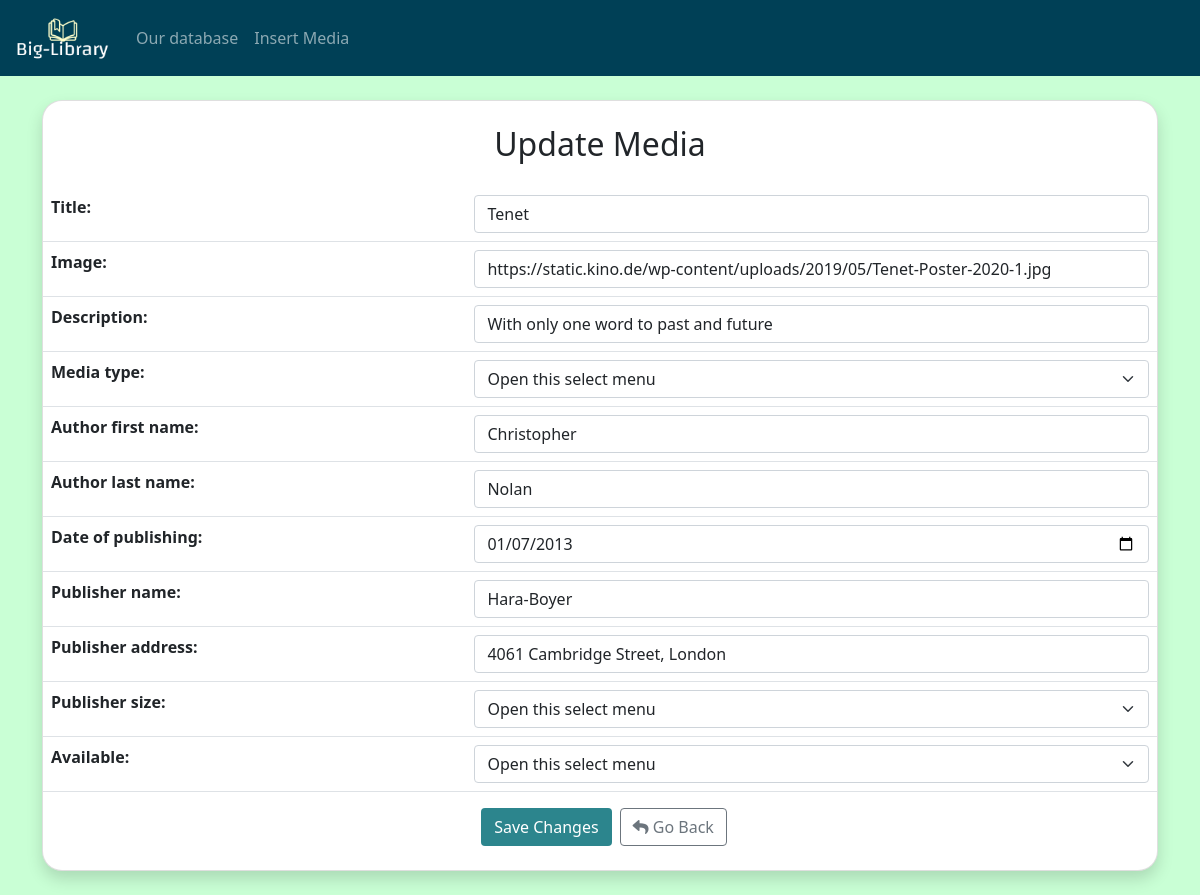
The page /update.php?ISBN_code=1635578 on the database its author committed.
### tables this page shows
CREATE TABLE `Media` (
  `ISBN_code` int(11) NOT NULL,
  `title` varchar(255) NOT NULL,
  `image` text NOT NULL,
  `short_description` varchar(255) NOT NULL,
  `media_type` varchar(255) NOT NULL,
  `author_first_name` varchar(255) NOT NULL,
  `author_last_name` varchar(255) NOT NULL,
  `publish_date` date NOT NULL,
  `publisher_name` varchar(255) NOT NULL,
  `publisher_address` varchar(255) NOT NULL,
  `publisher_size` varchar(255) NOT NULL,
  `availability` varchar(15) DEFAULT NULL
);

### update.php (the view, shortened to what this page needs)
<?php
require_once 'actions/db_connect.php';
if ($_GET['ISBN_code']) {
    $ISBN_code = $_GET['ISBN_code'];
    $sql = "SELECT * FROM Media WHERE ISBN_code = {$ISBN_code}";
    $result = $connect->query($sql);
    if ($result->num_rows == 1) {
        $data = $result->fetch_assoc();
        $title = $data['title'];
        $image = $data['image'];
        $short_description = $data['short_description'];
        $media_type = $data['media_type'];
        $author_first_name = $data['author_first_name'];
        $author_last_name = $data['author_last_name'];
        $publish_date = $data['publish_date'];
        $publisher_name = $data['publisher_name'];
        $publisher_address = $data['publisher_address'];
    } else {
        header("location: error.php");
    }
} else {
    header("location: error.php");
}
?>
<!DOCTYPE html>
<html>
    <head>
        <?php require_once 'components/boot.php'?>
    </head>
    <body>
       <?php require_once 'navbar.php'?>
       <div class="container">
           <div class="card shadow my-4">
           <fieldset>
           <legend class='h2 text-center my-4'>Update Media</legend>
           <form action="actions/a_update.php"  method= "post" enctype= "multipart/form-data">
               <table  class='table'>
                   <tr>
                       <th>Title: </th>
                        <td><input  class ='form-control' type="text"  name="title"  placeholder ="Title" value="<?php echo $title ?>"/></td>
                   </tr>
                   <tr>
                       <th>Image: </th >
                       <td><input class= 'form-control' type="text"  name= "image" placeholder ="URL-address" step="any" value="<?php echo $image ?>"/></td>
                   </tr>
                   <tr>
                       <th>Description: </th >
                       <td><input class= 'form-control' type="text"  name="short_description" placeholder ="Short description" value="<?php echo $short_description ?>"/></td>
                   </tr>
                   <tr>
                       <th>Media type: </th >
                            <td>
                                <select class="form-select" name="media_type" aria-label="Default select example" value="<?php echo $media_type ?>"/>>
                                    <option selected>Open this select menu</option>
                            </td>
                   </tr>
                   <tr>
                       <th>Author first name: </th >
                       <td><input class= 'form-control' type="text"  name="author_first_name" placeholder ="First name" value="<?php echo $author_first_name ?>"/></td>
                   </tr>
                   <tr>
                       <th>Author last name: </th >
                       <td><input class= 'form-control' type="text"  name="author_last_name" placeholder ="Last name" value="<?php echo $author_last_name ?>"/></td>
                   </tr>
                   <tr>
                       <th>Date of publishing: </th >
                       <td><input class= 'form-control' type="date"  name="publish_date" value="<?php echo $publish_date ?>"/></td>
                   </tr>
                   <tr>
                       <th>Publisher name: </th >
                       <td><input class= 'form-control' type="text"  name="publisher_name" placeholder ="Name" value="<?php echo $publisher_name ?>"/></td>
                   </tr>
                   <tr>
                       <th>Publisher address: </th >
                       <td><input class= 'form-control' type="text"  name="publisher_address" placeholder ="Address" value="<?php echo $publisher_address ?>"/></td>
                   </tr>
                   <tr>
                       <th>Publisher size: </th >
                       <td>
                            <select class="form-select" name="publisher_size" aria-label="Default select example">
                                    <option selected>Open this select menu</option>
                                </select>
                       </td>
                   </tr>
                   <tr>
                       <th>Available: </th >
                       <td>
                           <select class="form-select" name="availability" aria-label="Default select example">
                                    <option selected>Open this select menu</option>
                                </select>
                       </td>
                   </tr>
               </table>
               <div class="d-flex justify-content-center mb-4">
              <button class ='btn btn-save mx-2' type="submit">Save Changes</button>
                <a href="index.php" ><button class= 'btn btn-outline-secondary' type= "button"><i class="fas fa-reply"></i> Go Back</button></a>
                </div>
           </form>
       </fieldset>
       </div>
       </div>
    </body>
</html>

### components/boot.php (shortened to what this page needs)
<link href="https://cdn.jsdelivr.net/npm/bootstrap@5.0.0-beta1/dist/css/bootstrap.min.css" rel="stylesheet">

### navbar.php (shortened to what this page needs)
<head>
  <link rel="stylesheet" href="//use.fontawesome.com/releases/v5.0.7/css/all.css">
</head>
<nav class="navbar navbar-expand navbar-dark mb-3 sticky-top">
  <div class="container-fluid">
    <a class="navbar-brand" href="index.php">
      <img src="img/library.png" alt="" width="100" height="50">
    </a>
    <div class="collapse navbar-collapse" id="navbarNav">
      <ul class="navbar-nav">
        <li class="nav-item">
          <a class="nav-link" aria-current="page" href="index.php">Our database</a>
        </li>
        <li class="nav-item">
          <a class="nav-link" href="create.php">Insert Media</a>
        </li>
    </div>
  </div>
</nav>

### update.php (style rules this page uses)
body { background-color: #C9FFD5; }
.card { margin: 0 auto; border-radius: 20px; }
.btn-save { background-color: #2C858D; color: white; }

### navbar.php (style rules this page uses)
.navbar { background-color: #004056; }

### rows shown on the page
media: title "Tenet", image "https://static.kino.de/wp-content/uploads/2019/05/Tenet-Poster-2020-1.jpg", short_description "With only one word to past and future", media_type "Open this select menu", author_first_name "Christopher", author_last_name "Nolan", publish_date "01/07/2013", publisher_name "Hara-Boyer", publisher_address "4061 Cambridge Street, London"
